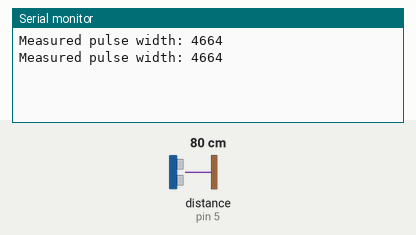
Bench run of a sketch on a simulated Arduino Uno, built with avr-gcc and run on an emulated ATmega328P. On the bench: the last lines printed to the serial monitor. The inputs (shaded band) are chosen by the test bench; at power-on: distance to the obstacle (sensor on pin 5) 80 cm. The echo pulse lasts 58.3 µs per cm.

Above: at 1.8 s.
1.9 s: distance to the obstacle (sensor on pin 5) set to 2 cm
At 2.6 s:
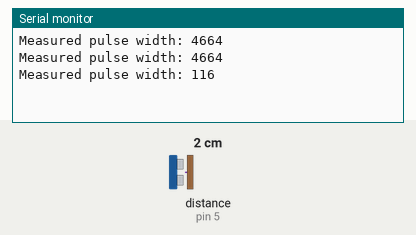
3.4 s: distance to the obstacle (sensor on pin 5) set to 4 cm
At 4.3 s:
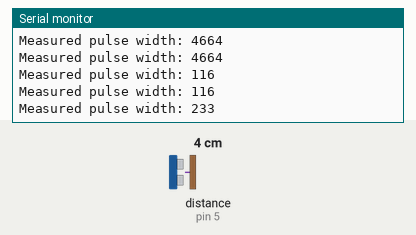
Timing chart, 0 to 6.4 s (numbered marks = the images above; inputs shaded):
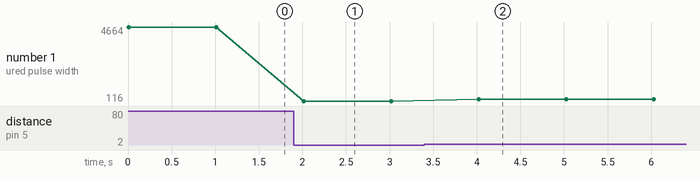

The sketch:

ex6.ino
```cpp
const int outputPin = 4; // the pin where the signal is generated
const int inputPin = 5;  // the pin where the signal is measured

void setup() {
  pinMode(outputPin, OUTPUT);
  pinMode(inputPin, INPUT);
  Serial.begin(115200);
}

void loop() {
  int pulseWidth = 1000;  // pulse width in microseconds
  int period = 2000;  // period in microseconds

  // Generate a pulse of width pulseWidth
  digitalWrite(outputPin, HIGH);
  delayMicroseconds(pulseWidth);
  digitalWrite(outputPin, LOW);
  delayMicroseconds(period - pulseWidth);

  // Measure the pulse width
  long duration = pulseIn(inputPin, HIGH);
  Serial.print("Measured pulse width: ");
  Serial.println(duration);
  delay(1000);  // delay before next loop iteration
}
```

Measured:
- after the input at 1.9 s, the serial monitor: prints a new line after 0.12 s (image 1)
- after the input at 3.4 s, the serial monitor: prints a new line after 0.62 s (image 2)
- plotted number 1: 4664 → 116 after the input at 1.9 s, 116 → 233 after the input at 3.4 s
